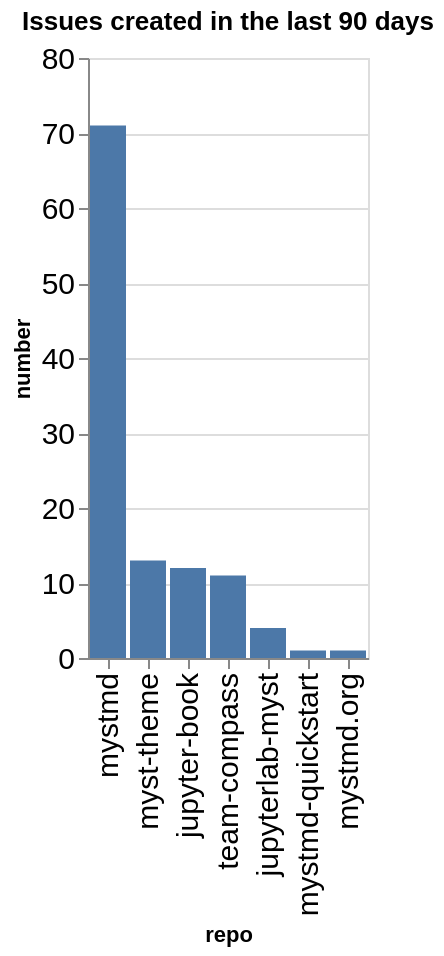

This figure's notebook cell:
### Code cell
created_counts = created.groupby(['org', 'repo']).count()['number'].reset_index()
created_counts['org/repo'] = created_counts.apply(lambda a: a['org'] + '/' + a['repo'], axis=1)
sorted_vals = created_counts.sort_values(['org', 'number'], ascending=False)['repo'].values
alt.Chart(data=created_counts, title=f"Issues created in the last {n_days} days").mark_bar().encode(
    x=alt.X('repo', sort=alt.Sort(sorted_vals.tolist())),
    y='number',
)

### Figure 1 — Vega-Lite specification as saved in the notebook (floating-point values rounded to 4 significant figures)
{"config": {"axisLeft": {"labelFontSize": 15}, "axisBottom": {"labelFontSize": 15}}, "data": {"name": "data-7788e24cd761dca40bbc97fc02e13e7c"}, "mark": {"type": "bar"}, "encoding": {"x": {"field": "repo", "sort": ["mystmd", "myst-theme", "jupyter-book", "team-compass", "jupyterlab-myst", "mystmd-quickstart", "mystmd.org"], "type": "nominal"}, "y": {"field": "number", "type": "quantitative"}}, "title": "Issues created in the last 90 days", "$schema": "https://vega.github.io/schema/vega-lite/v5.20.1.json", "datasets": {"data-7788e24cd761dca40bbc97fc02e13e7c": [{"org": "jupyter-book", "repo": "jupyter-book", "number": 12, "org/repo": "jupyter-book/jupyter-book"}, {"org": "jupyter-book", "repo": "jupyterlab-myst", "number": 4, "org/repo": "jupyter-book/jupyterlab-myst"}, {"org": "jupyter-book", "repo": "myst-theme", "number": 13, "org/repo": "jupyter-book/myst-theme"}, {"org": "jupyter-book", "repo": "mystmd", "number": 71, "org/repo": "jupyter-book/mystmd"}, {"org": "jupyter-book", "repo": "mystmd-quickstart", "number": 1, "org/repo": "jupyter-book/mystmd-quickstart"}, {"org": "jupyter-book", "repo": "mystmd.org", "number": 1, "org/repo": "jupyter-book/mystmd.org"}, {"org": "jupyter-book", "repo": "team-compass", "number": 11, "org/repo": "jupyter-book/team-compass"}]}}
